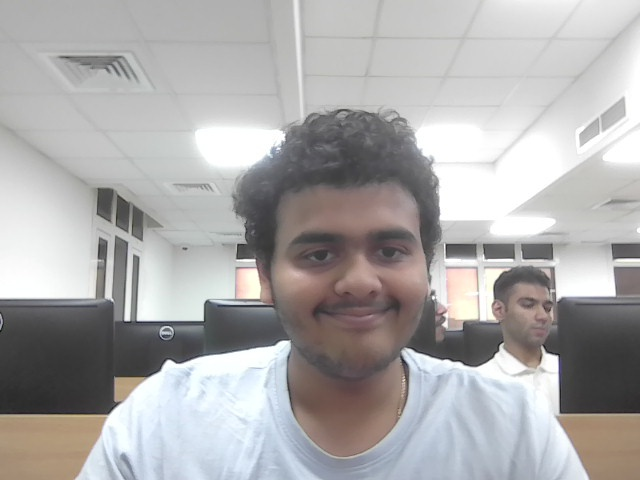
#> input picture lab 2/my_selfie_original.jpg, 640 x 480 px, given in place of the camera
$ jupyter execute Lab4_Tasks.ipynb   (older library calls are emulated)   (text cells are left out)
#> lines starting #> are read from the running program, lines starting #| are printed output that depends on the picture; after the words box and inside, x2 and y2 are one past the last pixel; in counts of white or black regions, pixels touching at a corner belong together
[cell 1]
import numpy as np
import cv2
from math import sqrt, atan2
from matplotlib import pyplot as plt

[cell 2]
# Task A1: Gaussian Smoothing (Center Pixel)
patch = np.array([[10, 20, 30], [20, 30, 40], [30, 40, 50]], dtype=float)
gaussian_kernel = np.array([[0.059, 0.097, 0.059], [0.097, 0.159, 0.097], [0.059, 0.097, 0.059]])
center_smoothed = np.sum(patch * gaussian_kernel)
center_smoothed

[cell 3]
# Task A2: Gaussian Smoothing (Corner Pixel) with replicate padding
patch = np.array([[10, 20, 30], [20, 30, 40], [30, 40, 50]], dtype=float)
gaussian_kernel = np.array([[0.059, 0.097, 0.059], [0.097, 0.159, 0.097], [0.059, 0.097, 0.059]])
padded_patch = np.pad(patch, ((1,0),(1,0)), 'edge')
top_left_patch = padded_patch[0:3,0:3]
top_left_smoothed = np.sum(top_left_patch * gaussian_kernel)
top_left_smoothed

[cell 4]
# Task A3: Unsharp Masking (Center Pixel)
center_original = patch[1,1]
detail = center_original - center_smoothed
sharpened_1 = center_original + 1.0 * detail
sharpened_15 = center_original + 1.5 * detail
sharpened_1, sharpened_15

[cell 5]
# Task A4: Prewitt Gradient (Vertical Edge)
prewitt_patch = np.array([[10,10,200],[10,10,200],[10,10,200]], dtype=float)
Px = np.array([[-1,0,1],[-1,0,1],[-1,0,1]])
Py = np.array([[1,1,1],[0,0,0],[-1,-1,-1]])
Gx = np.sum(prewitt_patch * Px)
Gy = np.sum(prewitt_patch * Py)
mag = sqrt(Gx**2 + Gy**2)
theta = atan2(Gy, Gx)
Gx, Gy, mag, theta

[cell 6]
# Task A5: Sobel Gradient (Horizontal Edge)
sobel_patch = np.array([[10,10,10],[10,10,10],[200,200,200]], dtype=float)
Sx = np.array([[-1,0,1],[-2,0,2],[-1,0,1]])
Sy = np.array([[-1,-2,-1],[0,0,0],[1,2,1]])
Gx_s = np.sum(sobel_patch * Sx)
Gy_s = np.sum(sobel_patch * Sy)
mag_s = sqrt(Gx_s**2 + Gy_s**2)
theta_s = atan2(Gy_s, Gx_s)
Gx_s, Gy_s, mag_s, theta_s

[cell 7]
# Task A6: Sobel Gradient (Vertical Edge)
sobel_patch_v = np.array([[10,10,200],[10,10,200],[10,10,200]], dtype=float)
Gx_sv = np.sum(sobel_patch_v * Sx)
Gy_sv = np.sum(sobel_patch_v * Sy)
mag_sv = sqrt(Gx_sv**2 + Gy_sv**2)
theta_sv = atan2(Gy_sv, Gx_sv)
Gx_sv, Gy_sv, mag_sv, theta_sv

[cell 8]
# Task A7: Non-Maximum Suppression (1D Concept)
grad_mags = np.array([0, 5, 10, 6, 2])
nms_result = np.zeros_like(grad_mags)
for i in range(1, len(grad_mags)-1):
    if grad_mags[i] > grad_mags[i-1] and grad_mags[i] > grad_mags[i+1]:
        nms_result[i] = grad_mags[i]
nms_result

[cell 9]
# Task A8: Double Thresholding + Hysteresis
magnitudes = np.array([40, 80, 20, 100, 50])
low, high = 30, 70
labels = np.where(magnitudes >= high, 'Strong', np.where(magnitudes >= low, 'Weak', 'Non-edge'))
hysteresis = labels.copy()
for i in range(1, len(labels)-1):
    if labels[i] == 'Weak' and ('Strong' in [labels[i-1], labels[i+1]]):
        hysteresis[i] = 'Strong'
hysteresis

[cell 10]
# Task B1: Capture a Frame
cap = cv2.VideoCapture(0)
ret, frame = cap.read()
#> frame is the input picture: shape (480, 640, 3); mean B, G, R 170.6, 170.6, 172.3
cap.release()
gray = cv2.cvtColor(frame, cv2.COLOR_BGR2GRAY)
cv2.imwrite('results/webcam_gray.png', gray)
plt.imshow(gray, cmap='gray')
plt.axis('off')
plt.show()

[cell 11]
# Task B2: Gaussian Smoothing
sigmas = [0.8, 1.5, 2.5]
for sigma in sigmas:
    blurred = cv2.GaussianBlur(gray, (0,0), sigma)
    cv2.imwrite(f'results/webcam_gauss_{sigma}.png', blurred)
    plt.imshow(blurred, cmap='gray')
    plt.title(f'Gaussian σ={sigma}')
    plt.axis('off')
    plt.show()

[cell 12]
# Task B3: Unsharp Masking
for alpha in [0.5, 1.0, 1.5]:
    blurred = cv2.GaussianBlur(gray, (0,0), 1.0)
    detail = gray.astype(np.float32) - blurred.astype(np.float32)
    sharpened = gray.astype(np.float32) + alpha * detail
    sharpened = np.clip(sharpened, 0, 255).astype(np.uint8)
    cv2.imwrite(f'results/webcam_unsharp_{alpha}.png', sharpened)
    plt.imshow(sharpened, cmap='gray')
    plt.title(f'Unsharp α={alpha}')
    plt.axis('off')
    plt.show()
#> this loop made 3 passes
#> pass 1, `sharpened = gray.astype(np.float32) + alpha * detail`:
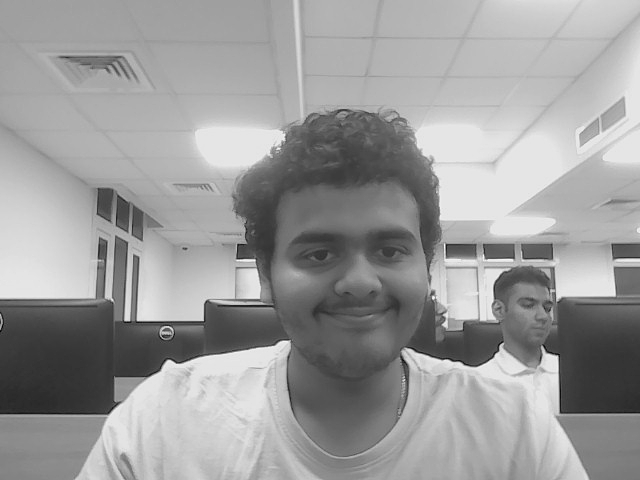
#> sharpened: shape (480, 640) float32; min -5, max 283.5, mean 171.1; drawn with min black and max white

[cell 13]
# Task B4: Prewitt Gradients
prewitt_gx = cv2.filter2D(gray, -1, Px)
prewitt_gy = cv2.filter2D(gray, -1, Py)
prewitt_mag = np.sqrt(prewitt_gx**2 + prewitt_gy**2)
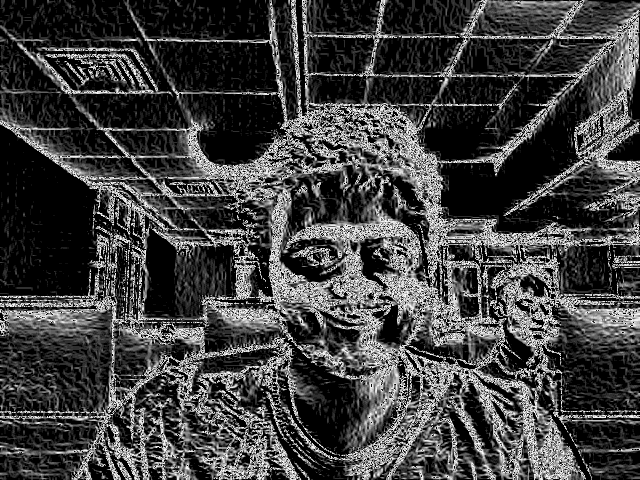
#> prewitt_mag: shape (480, 640) float16; min 0, max 15.91, mean 4.05; drawn with min black and max white
prewitt_dir = np.arctan2(prewitt_gy, prewitt_gx)
cv2.imwrite('results/prewitt_gx.png', prewitt_gx)
cv2.imwrite('results/prewitt_gy.png', prewitt_gy)
cv2.imwrite('results/prewitt_mag.png', prewitt_mag)
cv2.imwrite('results/prewitt_dir.png', prewitt_dir)
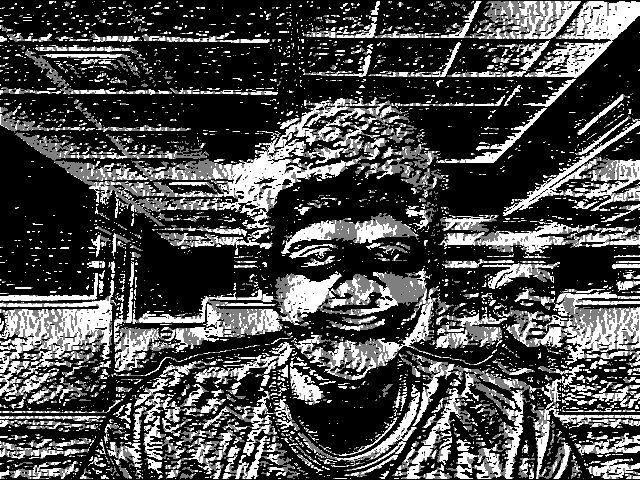
#> saved as prewitt_dir.png: shape (480, 640); min 0, max 2, mean 0.59; drawn with min black and max white
#> Out = True

[cell 14]
# Task B5: Sobel Gradients
sobel_gx = cv2.Sobel(gray, cv2.CV_64F, 1, 0, ksize=3)
sobel_gy = cv2.Sobel(gray, cv2.CV_64F, 0, 1, ksize=3)
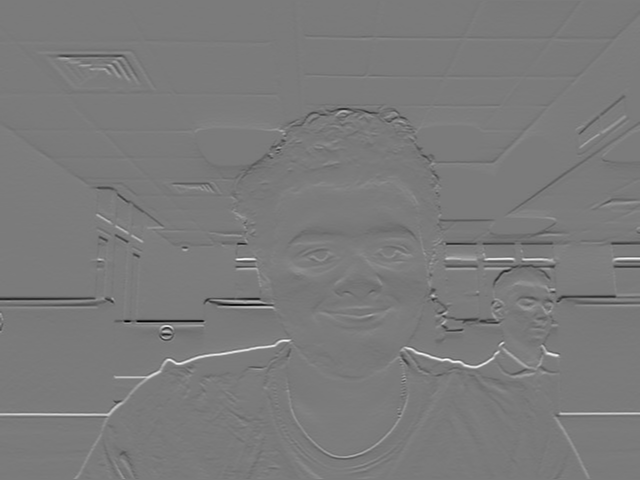
#> sobel_gy: shape (480, 640) float64; min -725, max 776, mean -0.3; drawn with min black and max white
sobel_mag = np.sqrt(sobel_gx**2 + sobel_gy**2)
sobel_dir = np.arctan2(sobel_gy, sobel_gx)
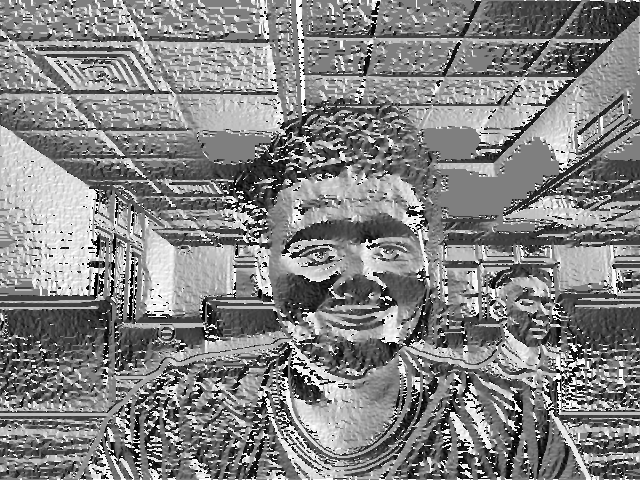
#> sobel_dir: shape (480, 640) float64; min -3.14, max 3.14, mean 0.111; drawn with min black and max white
cv2.imwrite('results/sobel_gx.png', sobel_gx)
cv2.imwrite('results/sobel_gy.png', sobel_gy)
cv2.imwrite('results/sobel_mag.png', sobel_mag)
cv2.imwrite('results/sobel_dir.png', sobel_dir)
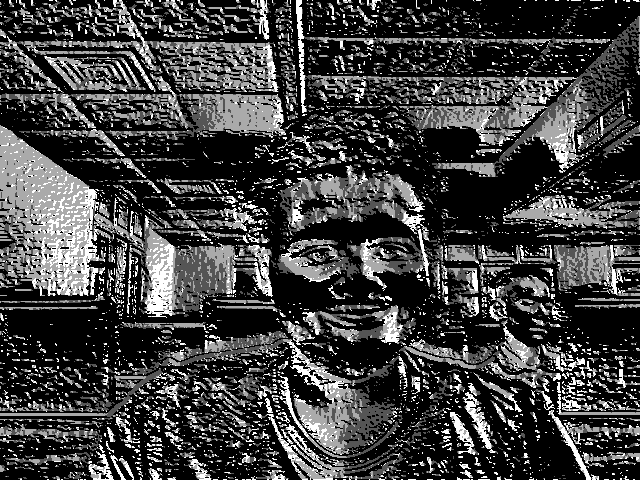
#> saved as sobel_dir.png: shape (480, 640); min 0, max 3, mean 0.757; drawn with min black and max white
#> Out = True

[cell 15]
# Task B6: Non-Maximum Suppression
nms = np.zeros_like(sobel_mag)
direction = np.round(sobel_dir * (180.0 / np.pi) / 45) * 45
for i in range(1, gray.shape[0]-1):
    for j in range(1, gray.shape[1]-1):
        angle = direction[i, j] % 180
        mag = sobel_mag[i, j]
        if angle == 0:
            if mag >= sobel_mag[i, j-1] and mag >= sobel_mag[i, j+1]:
                nms[i, j] = mag
        elif angle == 45:
            if mag >= sobel_mag[i-1, j+1] and mag >= sobel_mag[i+1, j-1]:
                nms[i, j] = mag
        elif angle == 90:
            if mag >= sobel_mag[i-1, j] and mag >= sobel_mag[i+1, j]:
                nms[i, j] = mag
        elif angle == 135:
            if mag >= sobel_mag[i-1, j-1] and mag >= sobel_mag[i+1, j+1]:
                nms[i, j] = mag
cv2.imwrite('results/nms.png', nms)
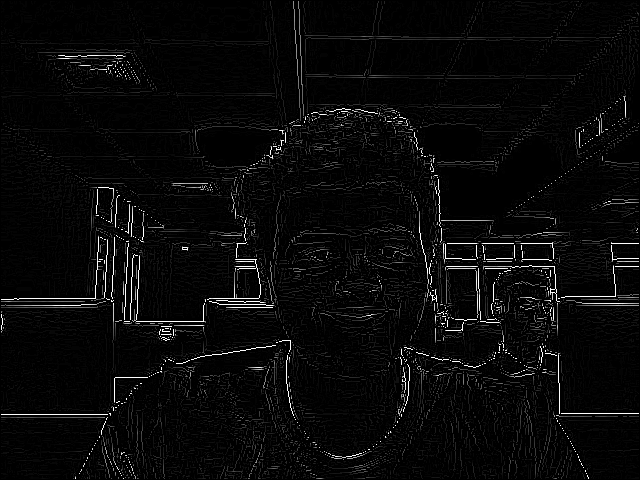
#> saved as nms.png: shape (480, 640); min 0, max 255, mean 8.9
#> Out = True

[cell 16]
# Task B7: Double Thresholding
low_thresh = np.percentile(nms, 25)
#> low_thresh = 0
high_thresh = np.percentile(nms, 75)
#> high_thresh = 4
double_thresh = np.zeros_like(nms)
double_thresh[nms >= high_thresh] = 255
double_thresh[(nms >= low_thresh) & (nms < high_thresh)] = 128
cv2.imwrite('results/double_threshold.png', double_thresh)
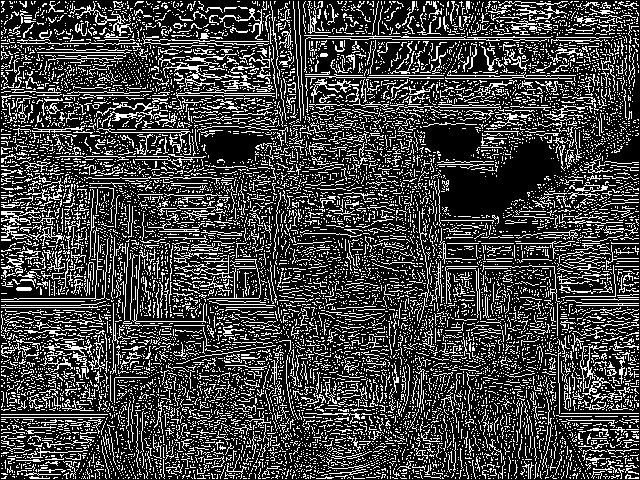
#> saved as double_threshold.png: shape (480, 640); values 128 (black) and 255 (white), 25.6% white in thin lines or dots
#> Out = True

[cell 17]
# Task B8: Hysteresis
hyst = np.zeros_like(double_thresh)
strong = 255
weak = 128
for i in range(1, hyst.shape[0]-1):
    for j in range(1, hyst.shape[1]-1):
        if double_thresh[i, j] == weak:
            if np.any(double_thresh[i-1:i+2, j-1:j+2] == strong):
                hyst[i, j] = strong
        elif double_thresh[i, j] == strong:
            hyst[i, j] = strong
cv2.imwrite('results/hysteresis.png', hyst)
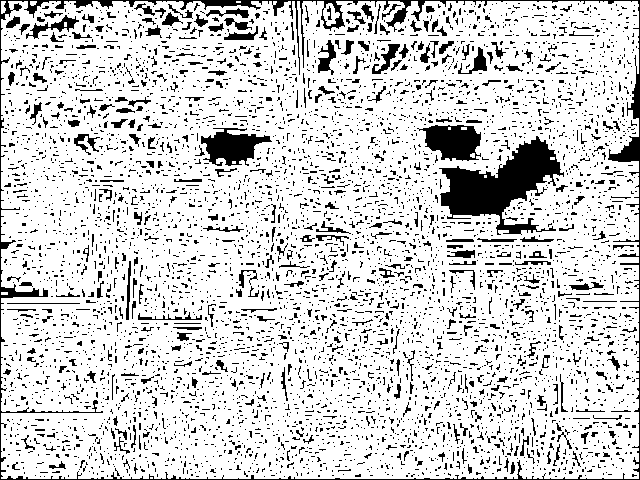
#> saved as hysteresis.png: shape (480, 640); 83% white; 5140 black regions (4753 under 20 px), largest, box (x1, y1, x2, y2) and area: (0, 0, 640, 480) 6248, (439, 136, 564, 235) 5352, (417, 125, 481, 161) 1560
#> Out = True

[cell 18]
# Task B9: Full Canny (Optional)
canny_lib = cv2.Canny(gray, 100, 200)
#> canny_lib: shape (480, 640); 2.6% white in thin lines or dots, all inside (x1, y1, x2, y2) = (0, 55, 640, 480)
cv2.imwrite('results/canny_lib.png', canny_lib)
plt.imshow(canny_lib, cmap='gray')
plt.axis('off')
plt.show()

[cell 19]
# Compare output images with original for each task
from matplotlib import gridspec

def show_comparison(original, processed, title1='Original', title2='Processed', cmap='gray'):
    plt.figure(figsize=(8,4))
    gs = gridspec.GridSpec(1, 2)
    ax1 = plt.subplot(gs[0,0])
    ax2 = plt.subplot(gs[0,1])
    ax1.imshow(original, cmap=cmap)
    ax1.set_title(title1)
    ax1.axis('off')
    ax2.imshow(processed, cmap=cmap)
    ax2.set_title(title2)
    ax2.axis('off')
    plt.show()

# Gaussian Smoothing comparison
for sigma in sigmas:
    blurred = cv2.GaussianBlur(gray, (0,0), sigma)
    show_comparison(gray, blurred, 'Original', f'Gaussian σ={sigma}')

# Unsharp Masking comparison
for alpha in [0.5, 1.0, 1.5]:
    blurred = cv2.GaussianBlur(gray, (0,0), 1.0)
    detail = gray.astype(np.float32) - blurred.astype(np.float32)
    sharpened = gray.astype(np.float32) + alpha * detail
    sharpened = np.clip(sharpened, 0, 255).astype(np.uint8)
    show_comparison(gray, sharpened, 'Original', f'Unsharp α={alpha}')

# Prewitt comparison
show_comparison(gray, prewitt_mag, 'Original', 'Prewitt Magnitude')

# Sobel comparison
show_comparison(gray, sobel_mag, 'Original', 'Sobel Magnitude')

# NMS comparison
show_comparison(gray, nms, 'Original', 'NMS')

# Double Thresholding comparison
show_comparison(gray, double_thresh, 'Original', 'Double Threshold')

# Hysteresis comparison
show_comparison(gray, hyst, 'Original', 'Hysteresis')
#> in show_comparison (call 11), `plt.show()`:
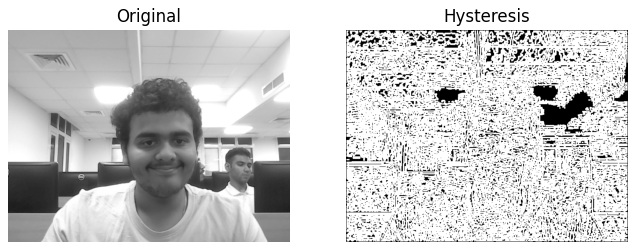
#> figure drawn by matplotlib, 2 panels

# Canny library comparison
show_comparison(gray, canny_lib, 'Original', 'Canny Library')
